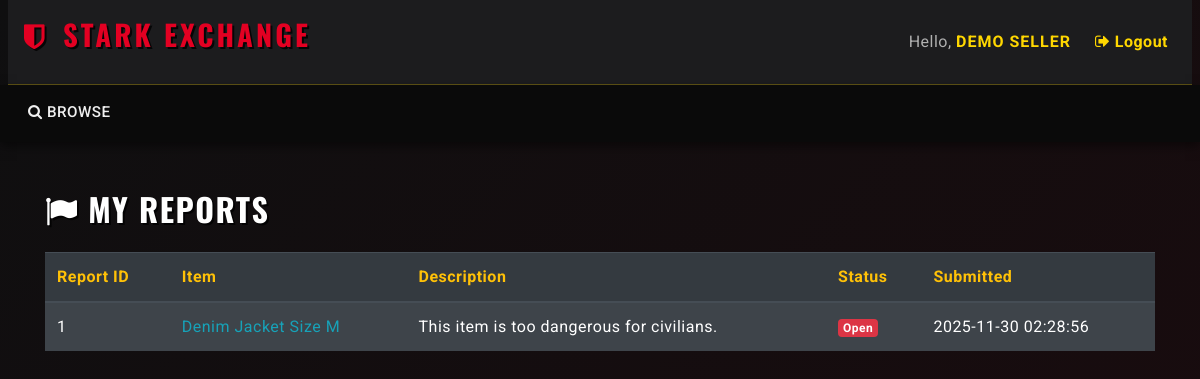
Page /myreports.php (signed in) on the committed database.
### tables this page shows
CREATE TABLE reports (
    report_id    INT AUTO_INCREMENT PRIMARY KEY,
    user_id      INT NOT NULL,       
    auction_id   INT NULL,
    item_id      INT NULL,
    description  TEXT NOT NULL,
    status       VARCHAR(50) NOT NULL DEFAULT 'open',
    created_at   DATETIME NOT NULL DEFAULT CURRENT_TIMESTAMP,

    CONSTRAINT fk_reports_user
        FOREIGN KEY (user_id)
        REFERENCES users(user_id)
        ON DELETE CASCADE
        ON UPDATE CASCADE,

    CONSTRAINT fk_reports_auction
        FOREIGN KEY (auction_id)
        REFERENCES auctions(auction_id)
        ON DELETE SET NULL
        ON UPDATE CASCADE,

    CONSTRAINT fk_reports_item
        FOREIGN KEY (item_id)
        REFERENCES items(item_id)
        ON DELETE SET NULL
        ON UPDATE CASCADE
);

CREATE TABLE items (
    item_id      INT AUTO_INCREMENT PRIMARY KEY,
    title        VARCHAR(255) NOT NULL,
    description  TEXT,
    
     
    image_path   VARCHAR(255) DEFAULT NULL, 
     

    category_id  INT NOT NULL,
    seller_id    INT NOT NULL,
    created_at   DATETIME NOT NULL DEFAULT CURRENT_TIMESTAMP,

    CONSTRAINT fk_items_category
        FOREIGN KEY (category_id)
        REFERENCES categories(category_id)
        ON DELETE RESTRICT
        ON UPDATE CASCADE,

    CONSTRAINT fk_items_seller
        FOREIGN KEY (seller_id)
        REFERENCES users(user_id)
        ON DELETE CASCADE
        ON UPDATE CASCADE
);

### utilities.php (called while the page is built, shortened)
<?php
function get_db() {
    static $conn = null;
    if ($conn === null) {
        $conn = new mysqli(DB_HOST, DB_USER, DB_PASS, DB_NAME);
        $conn->set_charset(DB_CHARSET);
    }
    return $conn;
}
function db_query($sql, $types = '', $params = []) {
    $conn = get_db();
    $stmt = $conn->prepare($sql);
    $stmt->bind_param($types, ...$params);
    if (!$stmt->execute()) {
        die('Execute failed: ' . $stmt->error);
    }
    return $stmt->get_result();
}
?>

### myreports.php (the view, shortened to what this page needs)
<?php
require_once 'utilities.php';
$user_id = $_SESSION['user_id'];
$sql = "
    SELECT r.report_id, r.auction_id, r.item_id,
           r.description, r.status, r.created_at,
           i.title AS item_title
    FROM reports r
    JOIN items i ON r.item_id = i.item_id
    WHERE r.user_id = ?
    ORDER BY r.created_at DESC
";
$result = db_query($sql, "i", [$user_id]);
$reports = $result->fetch_all(MYSQLI_ASSOC);
include_once 'header.php';
?>
<div class="container mt-5">
    <h2 class="mb-4 text-warning">
        <i class="fa fa-flag"></i> My Reports
    </h2>
    <?php if (empty($reports)) : ?>
        <div class="alert alert-secondary">You have not submitted any reports.</div>
    <?php else : ?>
        <table class="table table-dark table-striped">
            <thead>
                <tr class="text-warning">
                    <th>Report ID</th>
                    <th>Item</th>
                    <th>Description</th>
                    <th>Status</th>
                    <th>Submitted</th>
                </tr>
            </thead>
            <tbody>
                <?php foreach ($reports as $r) : ?>
                    <tr>
                        <td><?= htmlspecialchars($r['report_id']) ?></td>
                        <td>
                            <a class="text-info"
                               href="listing.php?item_id=<?= urlencode($r['item_id']) ?>">
                               <?= htmlspecialchars($r['item_title']) ?>
                            </a>
                        </td>
                        <td><?= nl2br(htmlspecialchars($r['description'])) ?></td>
                        <td>
                            <?php if ($r['status'] == 'open'): ?>
                                <span class="badge bg-danger">Open</span>
                            <?php else: ?>
                                <span class="badge bg-success">Resolved</span>
                            <?php endif; ?>
                        </td>
                        <td><?= htmlspecialchars($r['created_at']) ?></td>
                    </tr>
                <?php endforeach; ?>
            </tbody>
        </table>
    <?php endif; ?>
</div>
<?php include_once 'footer.php'; ?>

### css/custom.css (style rules this page uses)
:root { --color-primary: #E30022; --color-accent: #FFD700; --color-bg-dark: #0A0A0A; --color-bg-secondary: #1C1C1E; --color-bg-input: #2D2D30; --color-text-light: #F0F0F0; --color-text-muted: #B0B0B0; }
body, html { background-color: var(--color-bg-dark) !important; background: linear-gradient(135deg, #0f0f10 0%, #1a0b0e 100%) !important; min-height: 100vh; color: var(--color-text-light) !important; font-family: 'Roboto', sans-serif !important; font-weight: 400; letter-spacing: 0.5px; }
h1, h2, h3, h4, h5, h6, .navbar-brand, .card-title, .container h2, .btn { font-family: 'Oswald', sans-serif !important; font-weight: 700; letter-spacing: 1.5px !important; text-transform: uppercase; color: white !important; text-shadow: 2px 2px 0px rgba(0,0,0,0.8) !important; margin-bottom: 15px; }

### rows in the picture
reports: report_id "1", item.title "Denim Jacket Size M", description "This item is too dangerous for civilians.", status "Open", created_at "2025-11-30 02:28:56"

### other values in the picture
$display_name "DEMO SELLER"
